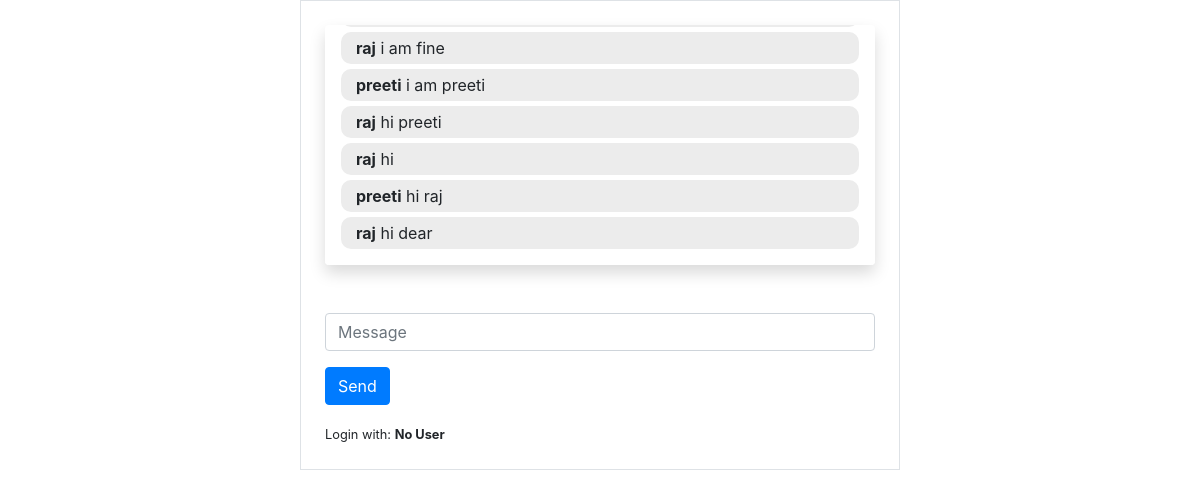
Page /room/ on the committed database.
### chat/models.py (models this page shows, shortened)
class Message(models.Model):
    username=models.CharField(max_length=200)
    room = models.CharField(max_length=255)
    content =models.TextField()
    created_at =models.DateTimeField(auto_now=True)

### chat/views.py (the view)
# urls.py: path('<room_name>/',views.room, name='room'),
def room(request,room_name=None):
    mydic={}
    messages =Message.objects.filter(room=room_name)[:10]
    username=request.GET.get('username','no user')
    mydic['username']=username
    mydic['room_name']=room_name
    mydic['messages']=messages
    return render(request, 'chat/room.html',mydic)

### chat/templates/chat/room.html (shortened to what this page needs)
{% extends 'base.html'%}
{% block context %}
<div class="mx-auto w-50 border border p-4">
    <div id="chat-messages" class="shadow p-3 mb-5 bg-white rounded">
        {% for m in messages%}
        <div class="message_text"> <b>{{m.username}}</b> {{m.content}} </div>
        {% endfor %}
    </div>
    <div class="form-group">
        <input id="chat-message-input" class="form-control" placeholder="Message" type="text" size="100">
    </div>
    <div class="form-group">
        <input id="chat-message-submit" class="btn btn-primary" type="button" value="Send">
    </div>
    <small>Login with: <strong>{{username|title}}</strong></small>
</div>
{% endblock%}

### chat/templates/base.html (shortened to what this page needs)
<!DOCTYPE html>
<html lang="en">
<head>
    <link rel="stylesheet" href="https://maxcdn.bootstrapcdn.com/bootstrap/4.5.2/css/bootstrap.min.css">
</head>
<body>
{% block context %}
{% endblock %}
</body>
</html>

### chat/templates/base.html (style rules this page uses)
#chat-messages { height: 240px; overflow-y: scroll; scroll-behavior: smooth; }
.message_text { border-radius: 10px; background: #ececec; padding: 4px 15px; margin-top:5px; }

### rows in the picture
Message: username "raj", content "i am fine"
Message: username "preeti", content "i am preeti"
Message: username "raj", content "hi preeti"
Message: username "raj", content "hi"
Message: username "preeti", content "hi raj"
Message: username "raj", content "hi dear"

### other values in the picture
{{ username|title }} "No User"
